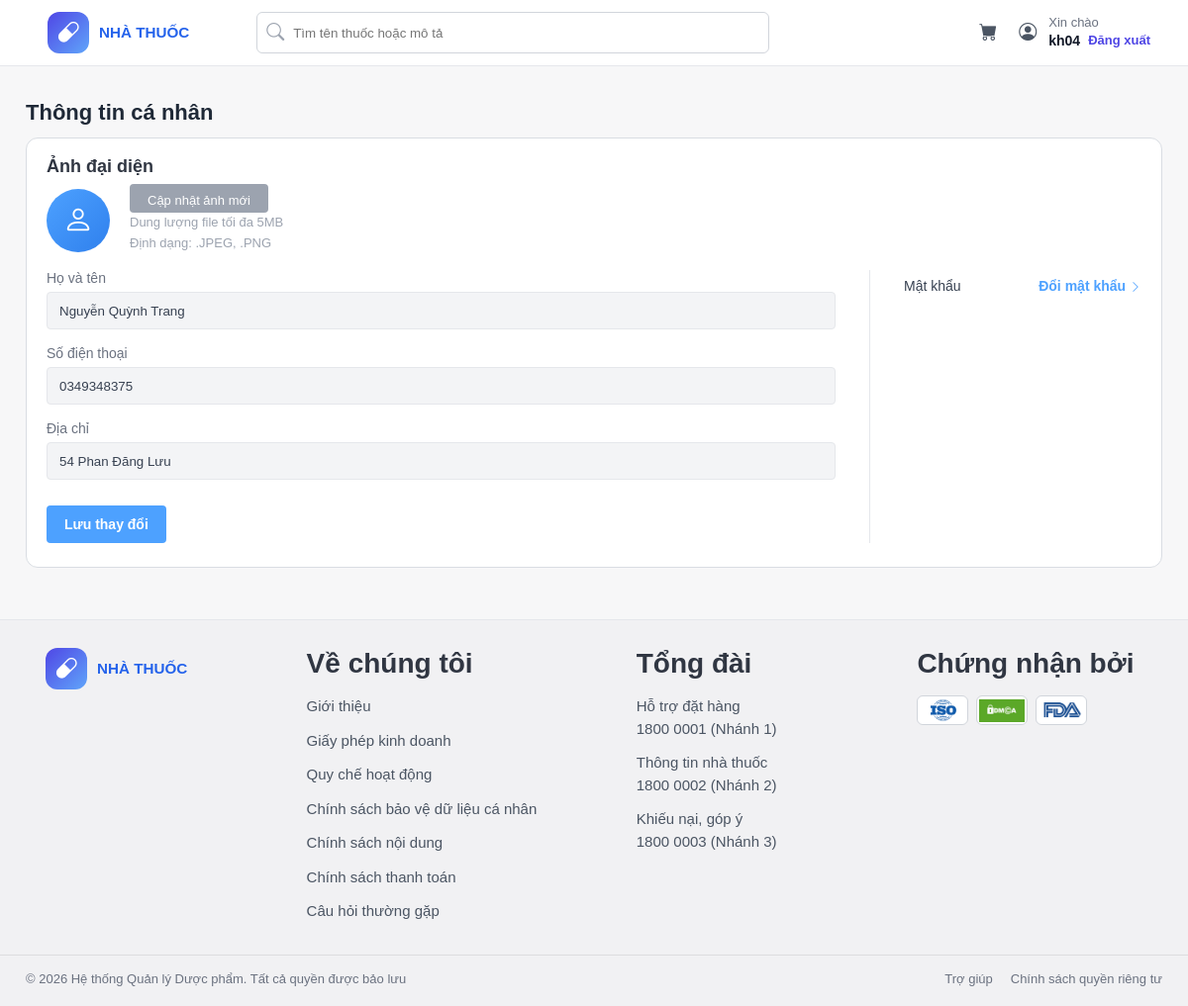
Page /thong-tin-ca-nhan/ (signed in) on the committed database.
### core/models.py (models this page shows, shortened)
class Customer(models.Model):
    user = models.OneToOneField(User, on_delete=models.CASCADE)
    full_name = models.CharField(max_length=100)
    address = models.CharField(max_length=255, blank=True)
    phone = models.CharField(max_length=20)
    avatar = models.ImageField(upload_to='avatars/', blank=True, null=True)

### core/views.py (the view, shortened to what this page needs)
# urls.py: path('thong-tin-ca-nhan/', views.profile, name='profile'),
@login_required
def profile(request):
    customer = request.user.customer
    return render(request, 'customer/thongtincanhan.html', {
        'customer': customer
    })

### templates/customer/thongtincanhan.html (shortened to what this page needs)
{% load static %}
<!DOCTYPE html>
<html lang="vi">
<head>
  <link rel="stylesheet" href="{% static 'css/thongtincanhan.css' %}" />
  <link rel="stylesheet" href="{% static 'css/customer-search.css' %}" />
  <link rel="stylesheet" href="https://cdn.jsdelivr.net/npm/bootstrap-icons@1.11.3/font/bootstrap-icons.min.css" />
</head>
<body>
  <header class="topbar">
    <div class="topbar-left">
      <div class="brand">
        <a href="{% url 'home' %}" class="brand-icon">
            <i class="bi bi-capsule"></i>
        </a>
      <div class="brand-text">
         <h3>NHÀ THUỐC</h3>
      </div>
    </div>
      <form action="{% url 'product_list' %}" method="get" class="search-box">
  <button type="submit" class="search-submit" aria-label="Tìm kiếm">
    <i class="bi bi-search"></i>
  </button>
  <input
    type="text"
    name="q"
    value="{{ request.GET.q|default:'' }}"
    placeholder="Tìm tên thuốc hoặc mô tả"
  />
</form>
    </div>
    <div class="topbar-right">
      <button class="icon-btn"><i class="bi bi-cart-fill"></i></button>
      <button class="icon-btn"><i class="bi bi-person-circle"></i></button>
      <div class="user-box">
  <span>Xin chào</span>
  <strong>
    <a href="{% url 'profile' %}" class="user-link">{{ request.user.username }}</a>
  </strong>
  <a href="{% url 'logout' %}" class="logout-link">Đăng xuất</a>
</div>
    </div>
  </header>
  <main class="page-wrapper">
    <section class="profile-page">
      <h1 class="profile-page-title">Thông tin cá nhân</h1>
<div class="profile-card">
  <form method="post" enctype="multipart/form-data">
    <div class="profile-avatar-section">
      <h3>Ảnh đại diện</h3>
      <div class="profile-avatar-row">
        <div class="profile-avatar">
          {% if customer.avatar %}
            <img
              src="{{ customer.avatar.url }}"
              alt="{{ customer.full_name }}"
              id="avatarPreview"
            >
            <i class="bi bi-person" id="avatarIcon" style="display:none;"></i>
          {% else %}
            <i class="bi bi-person" id="avatarIcon"></i>
          {% endif %}
        </div>
        <div class="profile-avatar-info">
          <label class="upload-btn" for="avatarFile">Cập nhật ảnh mới</label>
          <p>Dung lượng file tối đa 5MB</p>
          <p>Định dạng: .JPEG, .PNG</p>
        </div>
      </div>
    </div>
    <div class="profile-content">
      <div class="profile-form-side">
        <div class="profile-form-group">
          <label for="fullName">Họ và tên</label>
          <input type="text" id="fullName" name="full_name" value="{{ customer.full_name }}">
        </div>
        <div class="profile-form-group">
          <label for="phone">Số điện thoại</label>
          <input type="text" id="phone" name="phone" value="{{ customer.phone }}">
        </div>
        <div class="profile-form-group">
          <label for="address">Địa chỉ</label>
          <input type="text" id="address" name="address" value="{{ customer.address }}">
        </div>
        <button class="save-profile-btn" type="submit">Lưu thay đổi</button>
      </div>
      <div class="profile-password-side">
        <div class="password-row">
          <span>Mật khẩu</span>
          <a href="#" onclick="openPasswordPopup(event)">
            Đổi mật khẩu <i class="bi bi-chevron-right"></i>
          </a>
        </div>
      </div>
    </div>
  </form>
</div>
    </section>
  </main>
  <footer class="site-footer">
    <div class="footer-content">
      <div class="footer-brand">
        <div class="brand footer-brand-inner">
          <div class="brand-icon">
            <i class="bi bi-capsule"></i>
          </div>
          <div class="brand-text">
            <h3>NHÀ THUỐC</h3>
          </div>
        </div>
      </div>
      <div class="footer-column">
        <h3>Về chúng tôi</h3>
        <a href="{% url 'intro' %}">Giới thiệu</a>
        <a href="{% url 'giayphepkinhdoanh' %}">Giấy phép kinh doanh</a>
        <a href="{% url 'quychehoatdong' %}">Quy chế hoạt động</a>
        <a href="{% url 'chinhsachbaomat' %}">Chính sách bảo vệ dữ liệu cá nhân</a>
        <a href="{% url 'chinhsachnoidung' %}">Chính sách nội dung</a>
        <a href="{% url 'chinhsachthanhtoan' %}">Chính sách thanh toán</a>
        <a href="{% url 'quychehoatdong' %}">Câu hỏi thường gặp</a>
      </div>
      <div class="footer-column">
        <h3>Tổng đài</h3>
        <p>Hỗ trợ đặt hàng<br />1800 0001 (Nhánh 1)</p>
        <p>Thông tin nhà thuốc<br />1800 0002 (Nhánh 2)</p>
        <p>Khiếu nại, góp ý<br />1800 0003 (Nhánh 3)</p>
      </div>
      <div class="footer-column">
        <h3>Chứng nhận bởi</h3>
        <div class="certificates">
            <div class="certificate">
                <img src="{% static 'images/iso.jpg' %}" alt="Chứng nhận ISO" />
            </div>
            <div class="certificate">
              <img src="{% static 'images/dmca.png' %}" alt="Chứng nhận DMCA" />
            </div>
            <div class="certificate">
                <img src="{% static 'images/FDA.jpg' %}" alt="Chứng nhận FDA" />
            </div>
        </div>
      </div>
    </div>
    <div class="footer-bottom">
      <p>© 2026 Hệ thống Quản lý Dược phẩm. Tất cả quyền được bảo lưu</p>
      <div class="footer-bottom-links">
        <a href="{% url 'lienhe' %}">Trợ giúp</a>
        <a href="{% url 'chinhsachbaomat' %}">Chính sách quyền riêng tư</a>
      </div>
    </div>
  </footer>
</body>
</html>

### static/css/customer-search.css (style rules this page uses)
.search-box { display: flex; align-items: center; gap: 10px; }
.search-submit { border: none; background: transparent; padding: 0; margin: 0 0 0 -8px; cursor: pointer; color: #9ca3af; display: flex; align-items: center; justify-content: center; font-size: 18px; }
.search-box input { flex: 1; }

### rows in the picture
Customer: full_name "Nguyễn Quỳnh Trang", phone "0349348375", address "54 Phan Đăng Lưu"

### other values in the picture
{{ request.user.username }} "kh04"
